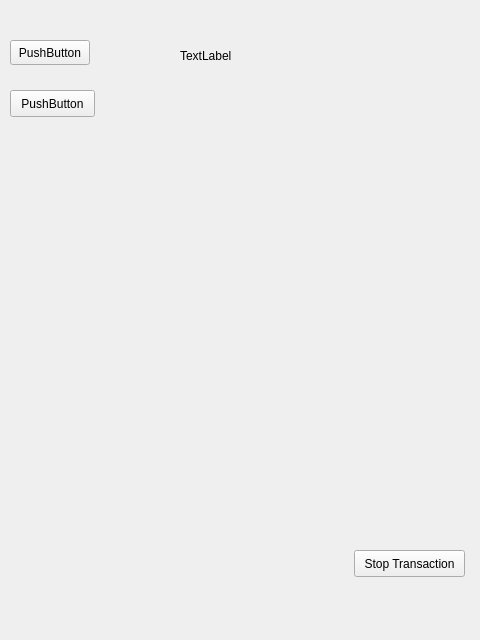
<?xml version="1.0" encoding="UTF-8"?>
<ui version="4.0">
 <class>Form</class>
 <widget class="QWidget" name="Form">
  <property name="geometry">
   <rect>
    <x>0</x>
    <y>0</y>
    <width>480</width>
    <height>640</height>
   </rect>
  </property>
  <property name="windowTitle">
   <string>Form</string>
  </property>
  <widget class="QPushButton" name="timeButton">
   <property name="geometry">
    <rect>
     <x>10</x>
     <y>40</y>
     <width>80</width>
     <height>25</height>
    </rect>
   </property>
   <property name="text">
    <string>PushButton</string>
   </property>
  </widget>
  <widget class="QPushButton" name="threedBtn">
   <property name="geometry">
    <rect>
     <x>10</x>
     <y>90</y>
     <width>85</width>
     <height>27</height>
    </rect>
   </property>
   <property name="text">
    <string>PushButton</string>
   </property>
  </widget>
  <widget class="QLabel" name="threedLabel">
   <property name="geometry">
    <rect>
     <x>180</x>
     <y>40</y>
     <width>131</width>
     <height>31</height>
    </rect>
   </property>
   <property name="sizePolicy">
    <sizepolicy hsizetype="MinimumExpanding" vsizetype="Preferred">
     <horstretch>0</horstretch>
     <verstretch>0</verstretch>
    </sizepolicy>
   </property>
   <property name="text">
    <string>TextLabel</string>
   </property>
  </widget>
  <widget class="QPushButton" name="stopTransaction">
   <property name="geometry">
    <rect>
     <x>354</x>
     <y>550</y>
     <width>111</width>
     <height>27</height>
    </rect>
   </property>
   <property name="text">
    <string>Stop Transaction</string>
   </property>
  </widget>
 </widget>
 <resources/>
 <connections/>
</ui>
